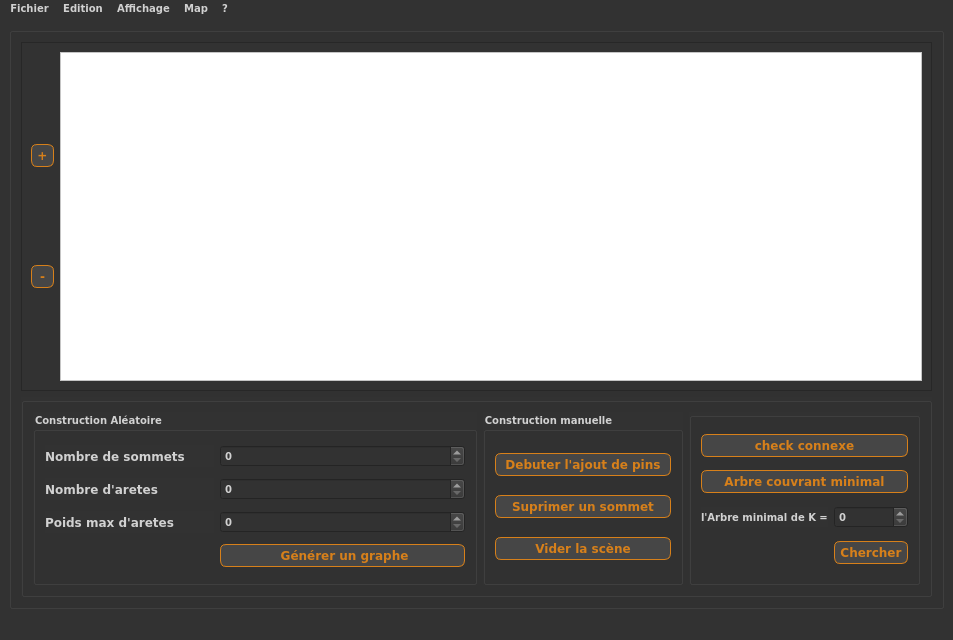
<?xml version="1.0" encoding="UTF-8"?>
<ui version="4.0">
 <class>MainWindow</class>
 <widget class="QMainWindow" name="MainWindow">
  <property name="geometry">
   <rect>
    <x>0</x>
    <y>0</y>
    <width>953</width>
    <height>640</height>
   </rect>
  </property>
  <property name="windowTitle">
   <string>MainWindow</string>
  </property>
  <property name="styleSheet">
   <string notr="true">/*bg total + bg dlmenu*/
QWidget{

	color: #d1d1d1;
    background-color: #323232;
	font-size:10px;
	font-family:verdana;
	font-weight: bold;

}

/*item li fbarra dl menu kitlwn */
QWidget:item:selected
{
    background-color:#d7801a;
}


QPushButton
{
    color: #d7801a;
    background-color: #464646;
    border:  1px solid #d7801a;
    border-radius: 6;
    padding: 3px 5px 3px 5px;
    font-size: 12px;

}

QPushButton:hover
{
    border: 2px solid #d7801a;
	color:#d7801a;
}
QLineEdit
{
    background-color:  #5d5d5d;
    padding: 1px;
    border: 1px solid #1e1e1e;
    border-radius: 5px;
}


</string>
  </property>
  <widget class="QWidget" name="centralwidget">
   <layout class="QVBoxLayout" name="verticalLayout_2">
    <item>
     <widget class="QGroupBox" name="groupBox_4">
      <property name="styleSheet">
       <string notr="true"/>
      </property>
      <property name="title">
       <string/>
      </property>
      <layout class="QVBoxLayout" name="verticalLayout">
       <item>
        <widget class="QFrame" name="frame_3">
         <property name="sizePolicy">
          <sizepolicy hsizetype="Preferred" vsizetype="Preferred">
           <horstretch>0</horstretch>
           <verstretch>0</verstretch>
          </sizepolicy>
         </property>
         <property name="minimumSize">
          <size>
           <width>0</width>
           <height>0</height>
          </size>
         </property>
         <property name="layoutDirection">
          <enum>Qt::LeftToRight</enum>
         </property>
         <property name="frameShape">
          <enum>QFrame::StyledPanel</enum>
         </property>
         <property name="frameShadow">
          <enum>QFrame::Raised</enum>
         </property>
         <layout class="QHBoxLayout" name="horizontalLayout">
          <item>
           <layout class="QVBoxLayout" name="verticalLayout_4">
            <property name="sizeConstraint">
             <enum>QLayout::SetMinimumSize</enum>
            </property>
            <property name="leftMargin">
             <number>0</number>
            </property>
            <item>
             <widget class="QPushButton" name="pushButton_11">
              <property name="text">
               <string>+</string>
              </property>
             </widget>
            </item>
            <item>
             <widget class="QPushButton" name="pushButton_10">
              <property name="text">
               <string>-</string>
              </property>
             </widget>
            </item>
           </layout>
          </item>
          <item>
           <widget class="QGraphicsView" name="graphicsView">
            <property name="enabled">
             <bool>true</bool>
            </property>
            <property name="styleSheet">
             <string notr="true">background-color: white;
background-repeat: no-repeat;</string>
            </property>
            <property name="backgroundBrush">
             <brush brushstyle="NoBrush">
              <color alpha="255">
               <red>255</red>
               <green>255</green>
               <blue>255</blue>
              </color>
             </brush>
            </property>
            <property name="sceneRect">
             <rectf>
              <x>0.000000000000000</x>
              <y>0.000000000000000</y>
              <width>0.000000000000000</width>
              <height>0.000000000000000</height>
             </rectf>
            </property>
           </widget>
          </item>
         </layout>
        </widget>
       </item>
       <item>
        <widget class="QGroupBox" name="groupBox_3">
         <property name="minimumSize">
          <size>
           <width>0</width>
           <height>200</height>
          </size>
         </property>
         <property name="styleSheet">
          <string notr="true"/>
         </property>
         <property name="title">
          <string/>
         </property>
         <layout class="QGridLayout" name="gridLayout_4">
          <item row="0" column="1">
           <widget class="QGroupBox" name="groupBox_6">
            <property name="minimumSize">
             <size>
              <width>0</width>
              <height>0</height>
             </size>
            </property>
            <property name="title">
             <string>Construction manuelle</string>
            </property>
            <layout class="QGridLayout" name="gridLayout_2">
             <item row="1" column="0">
              <widget class="QPushButton" name="pushButton_6">
               <property name="text">
                <string>Suprimer un sommet</string>
               </property>
              </widget>
             </item>
             <item row="3" column="0">
              <widget class="QPushButton" name="pushButton_2">
               <property name="text">
                <string>Vider la scène</string>
               </property>
              </widget>
             </item>
             <item row="0" column="0">
              <widget class="QPushButton" name="pushButton_5">
               <property name="styleSheet">
                <string notr="true"/>
               </property>
               <property name="text">
                <string>Debuter l'ajout de pins</string>
               </property>
              </widget>
             </item>
            </layout>
           </widget>
          </item>
          <item row="0" column="0">
           <widget class="QGroupBox" name="groupBox_5">
            <property name="minimumSize">
             <size>
              <width>0</width>
              <height>0</height>
             </size>
            </property>
            <property name="title">
             <string>Construction Aléatoire</string>
            </property>
            <layout class="QGridLayout" name="gridLayout">
             <item row="1" column="0">
              <widget class="QLabel" name="label_3">
               <property name="styleSheet">
                <string notr="true">font-family:verdana;font-size:9pt;</string>
               </property>
               <property name="text">
                <string>Nombre d'aretes</string>
               </property>
              </widget>
             </item>
             <item row="3" column="1">
              <widget class="QPushButton" name="pushButton">
               <property name="styleSheet">
                <string notr="true"/>
               </property>
               <property name="text">
                <string>             Générer un graphe            </string>
               </property>
               <property name="autoDefault">
                <bool>false</bool>
               </property>
               <property name="default">
                <bool>false</bool>
               </property>
               <property name="flat">
                <bool>false</bool>
               </property>
              </widget>
             </item>
             <item row="2" column="0">
              <widget class="QLabel" name="label_4">
               <property name="styleSheet">
                <string notr="true">font-family:verdana;font-size:9pt;</string>
               </property>
               <property name="text">
                <string>Poids max d'aretes</string>
               </property>
              </widget>
             </item>
             <item row="0" column="0">
              <widget class="QLabel" name="label">
               <property name="styleSheet">
                <string notr="true">font-family:verdana;font-size:9pt;</string>
               </property>
               <property name="text">
                <string>Nombre de sommets       </string>
               </property>
              </widget>
             </item>
             <item row="2" column="1">
              <widget class="QSpinBox" name="spinBox_2">
               <property name="maximum">
                <number>1000</number>
               </property>
              </widget>
             </item>
             <item row="0" column="1">
              <widget class="QSpinBox" name="spinBox">
               <property name="maximum">
                <number>1000</number>
               </property>
              </widget>
             </item>
             <item row="1" column="1">
              <widget class="QSpinBox" name="spinBox_3">
               <property name="maximum">
                <number>1000</number>
               </property>
              </widget>
             </item>
            </layout>
           </widget>
          </item>
          <item row="0" column="2">
           <widget class="QGroupBox" name="groupBox">
            <property name="minimumSize">
             <size>
              <width>0</width>
              <height>0</height>
             </size>
            </property>
            <property name="maximumSize">
             <size>
              <width>400</width>
              <height>16777215</height>
             </size>
            </property>
            <property name="styleSheet">
             <string notr="true"/>
            </property>
            <property name="title">
             <string/>
            </property>
            <layout class="QGridLayout" name="gridLayout_3">
             <item row="5" column="1">
              <widget class="QPushButton" name="pushButton_3">
               <property name="text">
                <string>Chercher</string>
               </property>
              </widget>
             </item>
             <item row="4" column="0">
              <widget class="QLabel" name="label_2">
               <property name="maximumSize">
                <size>
                 <width>16777215</width>
                 <height>20</height>
                </size>
               </property>
               <property name="text">
                <string>l'Arbre minimal de K =</string>
               </property>
              </widget>
             </item>
             <item row="1" column="0" colspan="2">
              <widget class="QPushButton" name="pushButton_9">
               <property name="text">
                <string>check connexe</string>
               </property>
              </widget>
             </item>
             <item row="4" column="1">
              <widget class="QSpinBox" name="spinBox_4"/>
             </item>
             <item row="2" column="0" colspan="2">
              <widget class="QPushButton" name="pushButton_4">
               <property name="text">
                <string>Arbre couvrant minimal</string>
               </property>
              </widget>
             </item>
            </layout>
           </widget>
          </item>
         </layout>
        </widget>
       </item>
      </layout>
     </widget>
    </item>
   </layout>
  </widget>
  <widget class="QMenuBar" name="menubar">
   <property name="geometry">
    <rect>
     <x>0</x>
     <y>0</y>
     <width>953</width>
     <height>18</height>
    </rect>
   </property>
   <widget class="QMenu" name="menuFile">
    <property name="title">
     <string>Fichier</string>
    </property>
    <addaction name="separator"/>
    <addaction name="actionNouveau"/>
    <addaction name="separator"/>
    <addaction name="actionOuvrir"/>
    <addaction name="separator"/>
    <addaction name="actionEnregistrer"/>
    <addaction name="separator"/>
    <addaction name="actionQuitter"/>
    <addaction name="separator"/>
   </widget>
   <widget class="QMenu" name="menu_dition">
    <property name="title">
     <string>Edition</string>
    </property>
    <addaction name="separator"/>
    <addaction name="actionCopier"/>
    <addaction name="separator"/>
    <addaction name="actionCouper"/>
    <addaction name="separator"/>
    <addaction name="actionColler"/>
   </widget>
   <widget class="QMenu" name="menuAbous_us">
    <property name="title">
     <string>Affichage</string>
    </property>
    <addaction name="separator"/>
    <addaction name="actionAide"/>
    <addaction name="separator"/>
    <addaction name="actionSwitch_Mode"/>
   </widget>
   <widget class="QMenu" name="menu">
    <property name="title">
     <string>?</string>
    </property>
    <addaction name="separator"/>
    <addaction name="separator"/>
   </widget>
   <widget class="QMenu" name="menuMap">
    <property name="title">
     <string>Map</string>
    </property>
    <addaction name="actionAfrique"/>
    <addaction name="actionMarrakech"/>
    <addaction name="actionMedina"/>
    <addaction name="actionaucune"/>
    <addaction name="actionMa_propre_map_image"/>
   </widget>
   <addaction name="menuFile"/>
   <addaction name="menu_dition"/>
   <addaction name="menuAbous_us"/>
   <addaction name="menuMap"/>
   <addaction name="menu"/>
  </widget>
  <widget class="QStatusBar" name="statusbar"/>
  <action name="actionNouveau">
   <property name="icon">
    <iconset resource="img.qrc">
     <normaloff>:/new/icons/ressources/newfile.png</normaloff>:/new/icons/ressources/newfile.png</iconset>
   </property>
   <property name="text">
    <string>Nouveau</string>
   </property>
   <property name="shortcut">
    <string>Ctrl+N</string>
   </property>
  </action>
  <action name="actionOuvrir">
   <property name="icon">
    <iconset resource="img.qrc">
     <normaloff>:/new/icons/ressources/openfile.png</normaloff>:/new/icons/ressources/openfile.png</iconset>
   </property>
   <property name="text">
    <string>Ouvrir</string>
   </property>
   <property name="shortcut">
    <string>Ctrl+O</string>
   </property>
  </action>
  <action name="actionEnregistrer">
   <property name="icon">
    <iconset resource="img.qrc">
     <normaloff>:/new/icons/ressources/savefile.png</normaloff>:/new/icons/ressources/savefile.png</iconset>
   </property>
   <property name="text">
    <string>Enregistrer</string>
   </property>
   <property name="shortcut">
    <string>Ctrl+S</string>
   </property>
  </action>
  <action name="actionQuitter">
   <property name="icon">
    <iconset resource="img.qrc">
     <normaloff>:/new/icons/ressources/quit.png</normaloff>:/new/icons/ressources/quit.png</iconset>
   </property>
   <property name="text">
    <string>Quitter</string>
   </property>
   <property name="shortcut">
    <string>Ctrl+F4</string>
   </property>
  </action>
  <action name="actionCopier">
   <property name="text">
    <string>Copier</string>
   </property>
   <property name="shortcut">
    <string>Ctrl+C</string>
   </property>
  </action>
  <action name="actionCouper">
   <property name="text">
    <string>Couper</string>
   </property>
   <property name="shortcut">
    <string>Ctrl+X</string>
   </property>
  </action>
  <action name="actionColler">
   <property name="text">
    <string>Coller</string>
   </property>
   <property name="shortcut">
    <string>Ctrl+V</string>
   </property>
  </action>
  <action name="actionAide">
   <property name="text">
    <string>Aide</string>
   </property>
  </action>
  <action name="actionAfrique">
   <property name="text">
    <string>Afrique</string>
   </property>
  </action>
  <action name="actionMarrakech">
   <property name="text">
    <string>Marrakech</string>
   </property>
  </action>
  <action name="actionMedina">
   <property name="text">
    <string>Medina</string>
   </property>
  </action>
  <action name="actionaucune">
   <property name="text">
    <string>aucune</string>
   </property>
  </action>
  <action name="actionMa_propre_map_image">
   <property name="text">
    <string>Ma propre map/image</string>
   </property>
  </action>
  <action name="actionSwitch_Mode">
   <property name="text">
    <string>Switch Mode</string>
   </property>
  </action>
 </widget>
 <tabstops>
  <tabstop>pushButton_5</tabstop>
  <tabstop>pushButton_2</tabstop>
 </tabstops>
 <resources>
  <include location="img.qrc"/>
 </resources>
 <connections/>
</ui>
